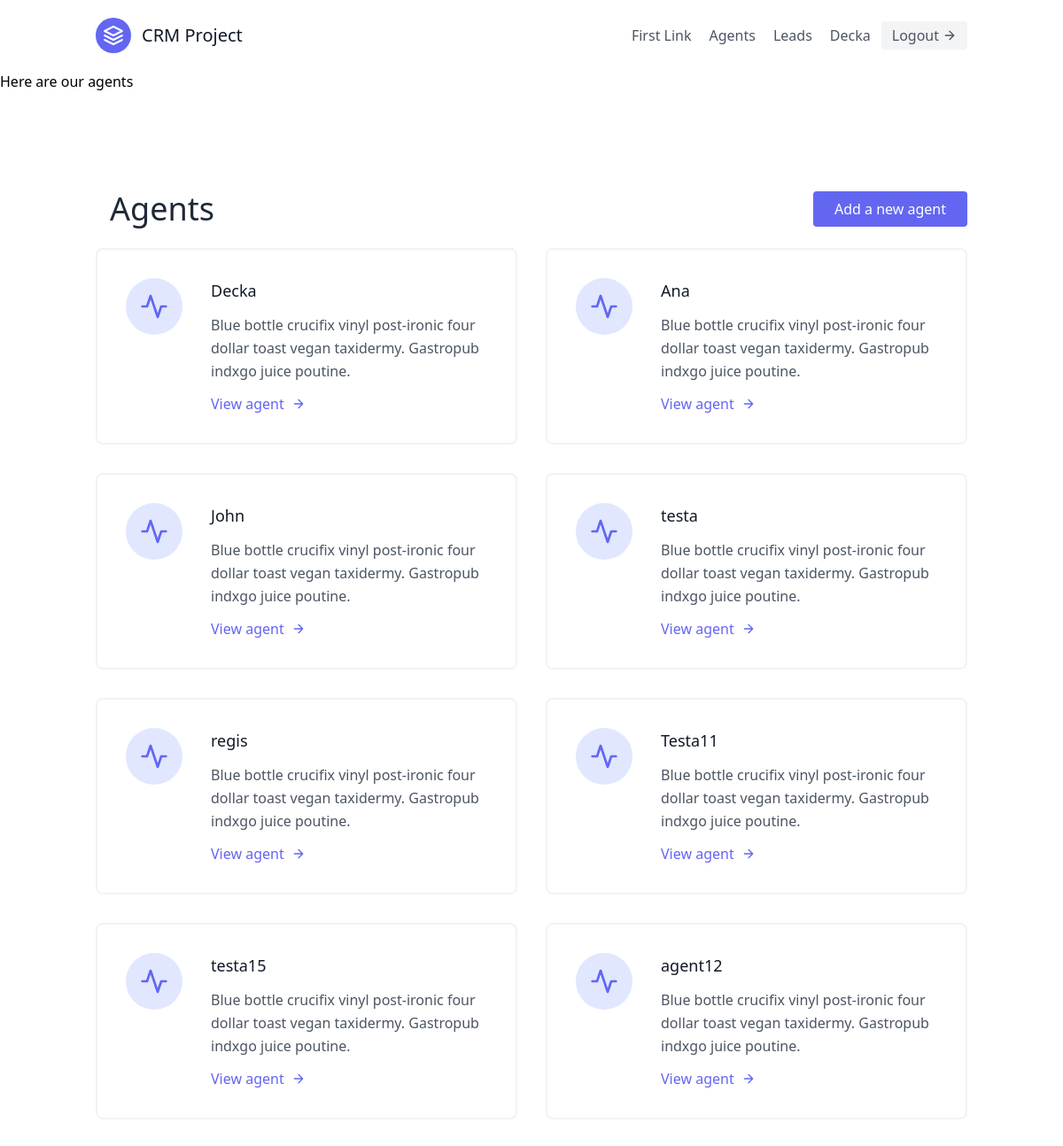
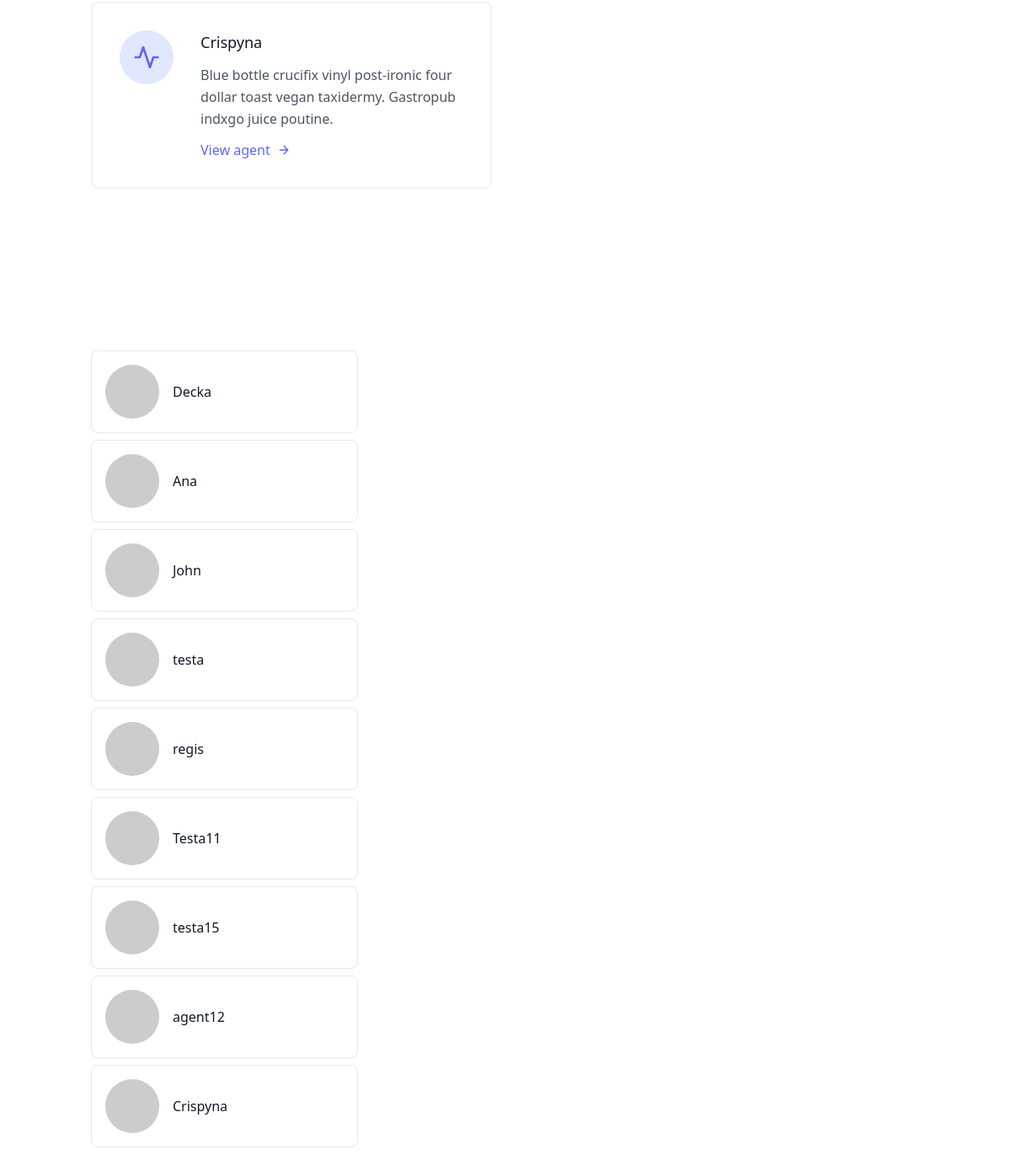
Screenshot of /agents/ (signed in) with the database file from the repository (2 pictures, top to bottom).
### leads/models.py (models this page shows, shortened)
class User(AbstractUser):
    is_organisor = models.BooleanField(default=True)
    is_agent = models.BooleanField(default=False)

class Agent(models.Model):
    user = models.OneToOneField(User, on_delete=models.CASCADE)
    organisation = models.ForeignKey(UserProfile, on_delete=models.CASCADE)

### agents/views.py (the view)
# urls.py: path('', AgentListView.as_view(), name = 'agents'),
class AgentListView(OrganisorAndLoginRequiredMixin, LoginRequiredMixin, generic.ListView):
    template_name = "agents/agent_list.html"
    def get_queryset(self):
        organisation = self.request.user.userprofile
        return Agent.objects.filter(organisation = organisation)

### agents/mixins.py (called while the page is built)
    def dispatch(self, request, *args, **kwargs):
        if not request.user.is_authenticated or not request.user.is_organisor:
            return redirect('/leads')
        return super().dispatch(request, *args, **kwargs)

### agents/templates/agents/agent_list.html (shortened to what this page needs)
{% extends "base.html" %}
{% block content %}
<h1> Here are our agents</h1>
    <section class="text-gray-600 body-font">
        <div class="container px-5 py-24 mx-auto flex flex-wrap">
          <div class="mb-6 flex pl-4 mt-4 lg:w-3/3 w-full mx-auto ">
            <h1 class= "text-4xl text-gray-800">Agents</h1>
            <a class="flex ml-auto text-white bg-indigo-500 border-0 py-2 px-6 focus:outline-none hover:bg-indigo-600 rounded" href="{% url 'agents:add-agent'%}">Add a new agent</a>
          </div>
          <div class="flex flex-wrap -m-4">
            {% for agent in object_list %}
            <div class="p-4 lg:w-1/2 md:w-full">
              <div class="flex border-2 rounded-lg border-gray-200 border-opacity-50 p-8 sm:flex-row flex-col">
                <div class="w-16 h-16 sm:mr-8 sm:mb-0 mb-4 inline-flex items-center justify-center rounded-full bg-indigo-100 text-indigo-500 flex-shrink-0">
                  <svg fill="none" stroke="currentColor" stroke-linecap="round" stroke-linejoin="round" stroke-width="2" class="w-8 h-8" viewBox="0 0 24 24">
                    <path d="M22 12h-4l-3 9L9 3l-3 9H2"></path>
                  </svg>
                </div>
                <div class="flex-grow">
                  <h2 class="text-gray-900 text-lg title-font font-medium mb-3">{{agent.user.username}}</h2>
                  <p class="leading-relaxed text-base">Blue bottle crucifix vinyl post-ironic four dollar toast vegan taxidermy. Gastropub indxgo juice poutine.</p>
                  <a href ="{% url 'agents:agent-details' agent.pk %}" class="mt-3 text-indigo-500 inline-flex items-center">View agent
                    <svg fill="none" stroke="currentColor" stroke-linecap="round" stroke-linejoin="round" stroke-width="2" class="w-4 h-4 ml-2" viewBox="0 0 24 24">
                      <path d="M5 12h14M12 5l7 7-7 7"></path>
                    </svg>
                  </a>
                </div>
              </div>
            </div>
            {% endfor %}
          </div>
        </div>
      </section>
      <section class="text-gray-600 body-font">
        <div class="container px-5 py-24 mx-auto">
          {% for agent in object_list %}
          <div class="flex flex-wrap -m-2">
            <div class="p-2 lg:w-1/3 md:w-1/2 w-full">
              <div class="h-full flex items-center border-gray-200 border p-4 rounded-lg">
                <img alt="team" class="w-16 h-16 bg-gray-100 object-cover object-center flex-shrink-0 rounded-full mr-4" src="https://dummyimage.com/80x80">
                <div class="flex-grow">
                  <h2 class="text-gray-900 title-font font-medium">{{agent.user.username}}</h2>
                </div>
              </div>
            </div>
          </div>
          {% endfor %}
        </div>
      </section>
{% endblock content %}

### templates/base.html (shortened to what this page needs)
{% load static %}
<!DOCTYPE html>
<html lang="en">
  <head>
    <link href="{% static 'css/style.css' %}" rel="stylesheet"/>
    <script src="https://cdn.tailwindcss.com"></script>
  </head>
  <body>
    <div class="max-W-7xl mx-auto" >
    {% include "navbar.html" %}
    {% block content %}
    {% endblock %}
  </div>

### templates/navbar.html (shortened to what this page needs)
<header class="text-gray-600 body-font">
    <div class="container mx-auto flex flex-wrap p-5 flex-col md:flex-row items-center">
      <a class="flex title-font font-medium items-center text-gray-900 mb-4 md:mb-0">
        <svg xmlns="http://www.w3.org/2000/svg" fill="none" stroke="currentColor" stroke-linecap="round" stroke-linejoin="round" stroke-width="2" class="w-10 h-10 text-white p-2 bg-indigo-500 rounded-full" viewBox="0 0 24 24">
          <path d="M12 2L2 7l10 5 10-5-10-5zM2 17l10 5 10-5M2 12l10 5 10-5"></path>
        </svg>
        <span class="ml-3 text-xl">CRM Project</span>
      </a>
      <nav class="md:ml-auto flex flex-wrap items-center text-base justify-center">
        <a class="mr-5 hover:text-gray-900">First Link</a>
      </nav>
      {% if not request.user.is_authenticated %}
      <a href="{% url 'signup' %}" class="mr-5 hover:text-gray-900">Signup</a>
       {% else %}
        {% if request.user.is_organisor %}
         <a href="{% url 'agents:agents' %}" class="mr-5 hover:text-gray-900">Agents</a>
         {% endif%}
      {% endif %}
       {% if request.user.is_authenticated %}
        <a href="{% url 'leads:lead-list' %}" class="mr-5 hover:text-gray-900">Leads</a>
        {{ request.user.username }}
      <a href ="{% url 'logout' %}" class="ml-3 inline-flex items-center bg-gray-100 border-0 py-1 px-3 focus:outline-none hover:bg-gray-200 rounded text-base mt-4 md:mt-0">Logout
        <svg fill="none" stroke="currentColor" stroke-linecap="round" stroke-linejoin="round" stroke-width="2" class="w-4 h-4 ml-1" viewBox="0 0 24 24">
          <path d="M5 12h14M12 5l7 7-7 7"></path>
        </svg>
    </a>
    {% endif %}
    </div>
  </header>

### templates/scripts.html (shortened to what this page needs)
{% load static %}

### rows the page displays
User: user.username "Decka"
Agent: user.username "Decka"
Agent: user.username "Ana"
Agent: user.username "John"
Agent: user.username "testa"
Agent: user.username "regis"
Agent: user.username "Testa11"
Agent: user.username "testa15"
Agent: user.username "agent12"
Agent: user.username "Crispyna"
